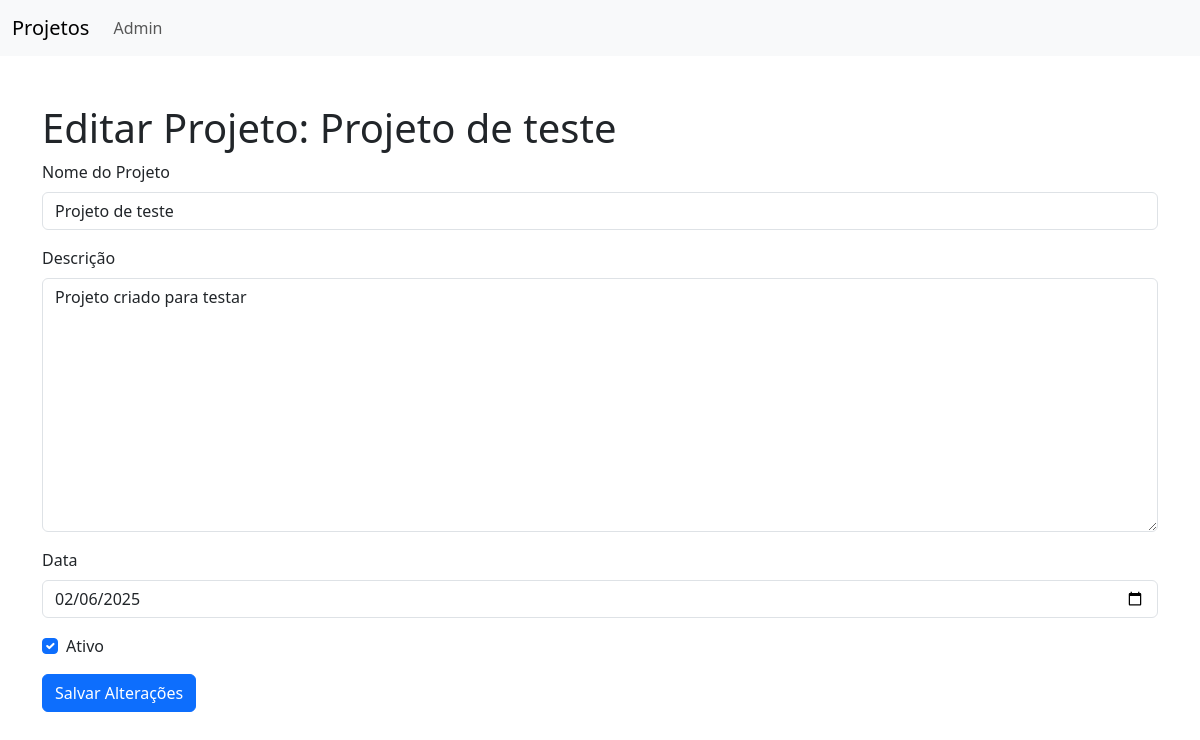
/editar_projeto/1/ (signed in), run on the app's committed database.
### controle/models.py (models this page shows, shortened)
class Projeto(models.Model):
    id = models.AutoField(primary_key=True)
    nome = models.TextField(max_length=255, null=False)
    descricao = models.TextField(max_length=500, null=False)
    ativo = models.BooleanField(default=True, null=False)
    data = models.DateField(null=False)
    atualizado = models.DateTimeField(auto_now=True)
    criado_por = models.ForeignKey(Usuario, on_delete=models.SET_NULL, null=True, related_name="projetos_criados")
    atualizado_por = models.ForeignKey(Usuario, on_delete=models.SET_NULL, null=True, related_name="projetos_atualizados")

### controle/views.py (the view)
# urls.py: path('editar_projeto/<int:id>/', editar_projeto, name="editar_projeto" ),
@login_required
def editar_projeto(request, id):
    projeto = get_object_or_404(Projeto, id=id)
    if request.method == 'POST':
        form = ProjetoForm(request.POST, instance=projeto)
        if form.is_valid():
            projeto = form.save(commit=False)  # Não salva automaticamente
            projeto.alterado_por = request.user  # Atribui o usuário logado
            projeto.save()  # Salva o projeto com a alteração do usuário
            return redirect('index')  # Redireciona para a lista de projetos
    else:
        print(projeto.data)
        form = ProjetoForm(instance=projeto)
        form.fields['data'].initial = '2020-11-11'#projeto.data.strftime('%Y-%m-%d')
        print(form.fields['data'].initial)
    return render(request, 'editar_projeto.html', {'form': form, 'projeto': projeto})

### controle/forms.py (shortened to what this page needs)
class ProjetoForm(forms.ModelForm):
    class Meta:
        model = Projeto
        fields = ['nome', 'descricao', 'data', 'ativo']  # Campos que você quer permitir que o usuário preencha
    nome = forms.CharField(widget=forms.TextInput(attrs={'class': 'form-control'}))
    descricao = forms.CharField(widget=forms.Textarea(attrs={'class': 'form-control'}))
    data = forms.DateField(  initial=timezone.now().date(), widget=CustomDateInput(attrs={'class': 'form-control', 'type': 'date'}))
    ativo = forms.BooleanField(initial=True, required=False, widget=forms.CheckboxInput(attrs={'class': 'form-check-input'}))

### controle/forms.py (called while the page is built)
    def render(self, name, value, attrs=None, renderer=None):
        if value:
            value = value.strftime('%Y-%m-%d')  # Formato correto para input[type="date"]
        return super().render(name, value, attrs, renderer)

### controle/templates/editar_projeto.html (shortened to what this page needs)
<!DOCTYPE html>
<html lang="pt-br">
<head>
    <link href="https://cdn.jsdelivr.net/npm/bootstrap@5.3.3/dist/css/bootstrap.min.css" rel="stylesheet">
</head>
<body>
    <nav class="navbar navbar-expand-lg navbar-light bg-light">
        <div class="container-fluid">
            <a class="navbar-brand" href="/">Projetos</a>
            <div class="collapse navbar-collapse" id="navbarNav">
                <ul class="navbar-nav">
                    {% if user.administrador %}
                    <li class="nav-item">
                        <a class="nav-link" href="/admin">Admin</a>
                    </li>
                    {% endif %}
                </ul>
            </div>
        </div>
    </nav>
    <div class="container mt-5">
        <h1>Editar Projeto: {{ projeto.nome }}</h1>
        <form method="POST">
            <div class="mb-3">
                <label for="id_nome" class="form-label">Nome do Projeto</label>
                {{ form.nome }}
            </div>
            <div class="mb-3">
                <label for="id_descricao" class="form-label">Descrição</label>
                {{ form.descricao }}
            </div>
            <div class="mb-3">
                <label for="id_data" class="form-label">Data</label>
                {{ form.data }}
            </div>
            <div class="mb-3">
                <div class="form-check">
                    {{ form.ativo }}
                    <label class="form-check-label" for="id_ativo">
                        Ativo
                    </label>
                </div>
            </div>
            <button type="submit" class="btn btn-primary">Salvar Alterações</button>
        </form>
    </div>
</body>
</html>

### data on the page
Projeto: nome "Projeto de teste", descricao "Projeto criado para testar", data "02/06/2025", ativo "☑"
